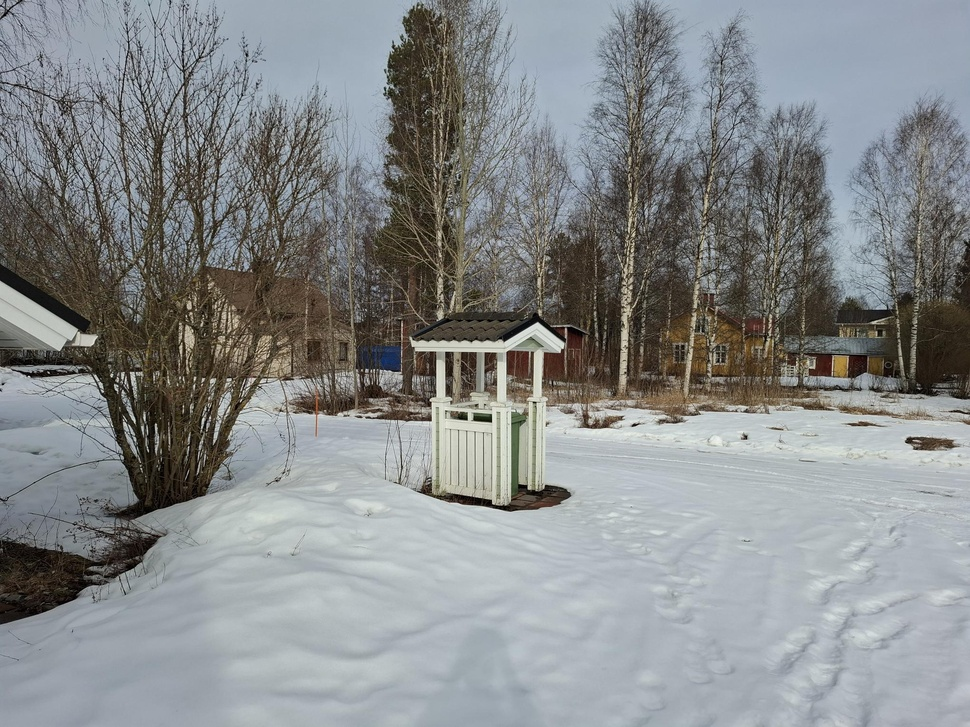
#> input picture panorama1.jpg, 970 x 727 px, shrunk from 2040 x 1530 before the run, found by its file name
$ python panorama.py
#> lines starting #> are read from the running program, lines starting #| are printed output that depends on the picture
import cv2
import numpy as np

# Lataa kuvat
kuva1 = cv2.imread('panorama1.jpg')
#> kuva1 is the input picture: shape (727, 970, 3); mean B, G, R 139, 138, 134.8
kuva2 = cv2.imread('panorama2.jpg')
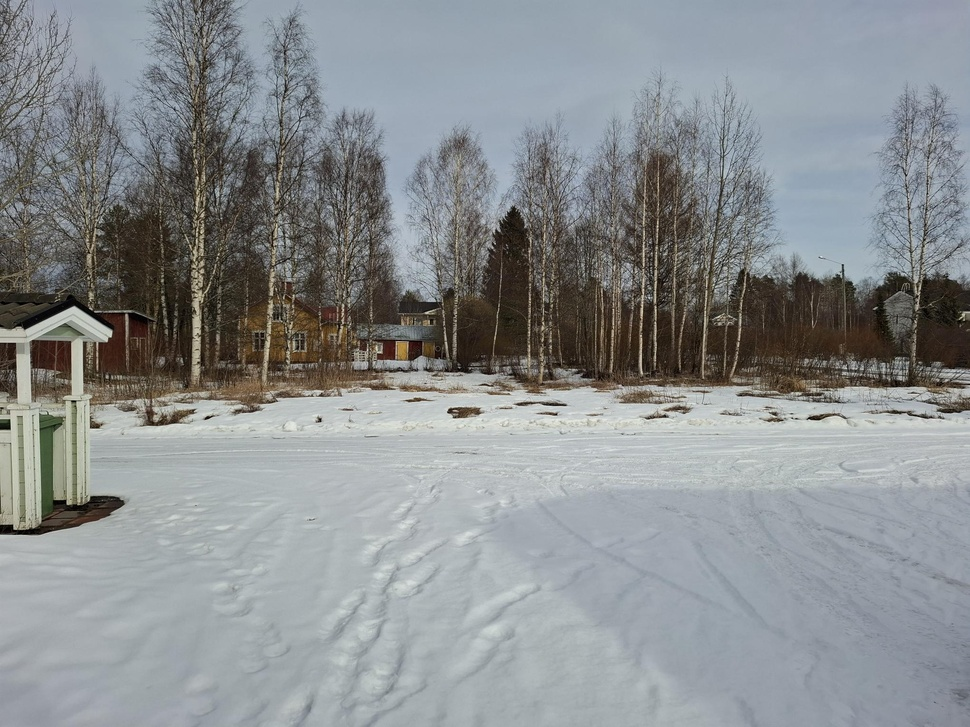
#> input picture panorama2.jpg, 970 x 727 px, shrunk from 2040 x 1530 before the run, found by its file name
#> kuva2 is the input picture: shape (727, 970, 3); mean B, G, R 143.5, 141.6, 137.7

# Luo Stitcher-objekti
stitcher = cv2.Stitcher_create()

# Yhdistä kuvat
(status, panoraama) = stitcher.stitch([kuva1, kuva2])
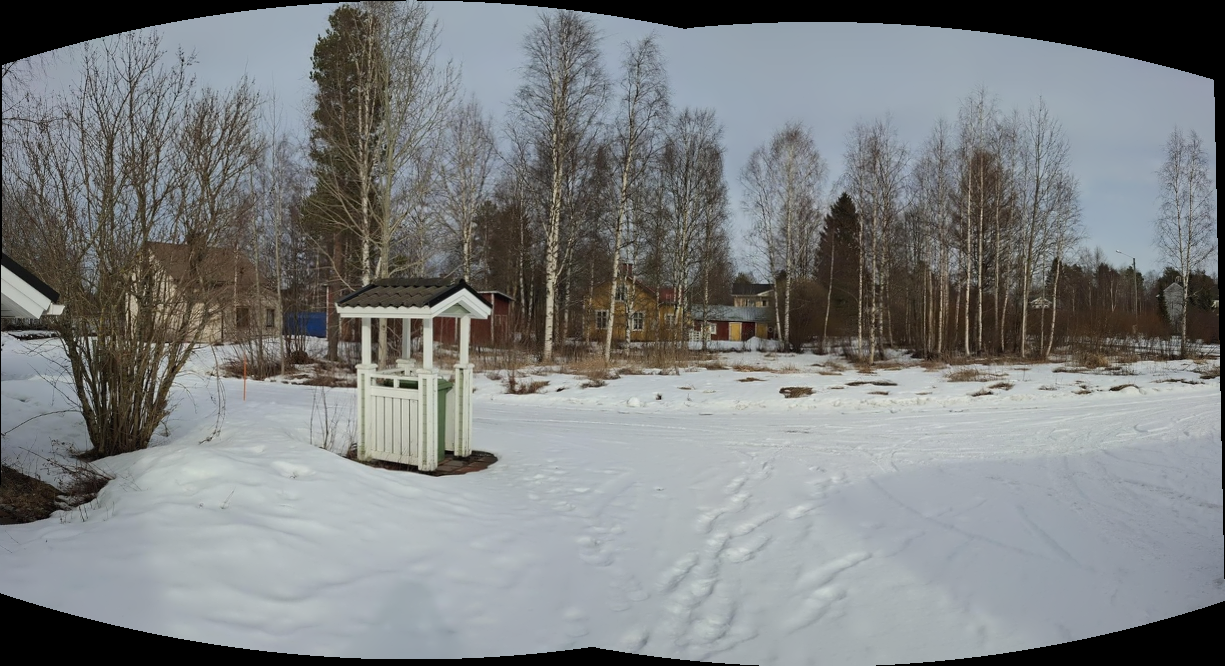
#> panoraama: shape (666, 1225, 3); mean B, G, R 128.5, 127.7, 124.7
#> status = 0

# Tarkista, onnistuiko yhdistäminen
if status == cv2.Stitcher_OK:
    cv2.imshow('Panoraama', panoraama)
    cv2.waitKey(0)
    cv2.destroyAllWindows()
else:
    print('Kuvien yhdistäminen epäonnistui')
